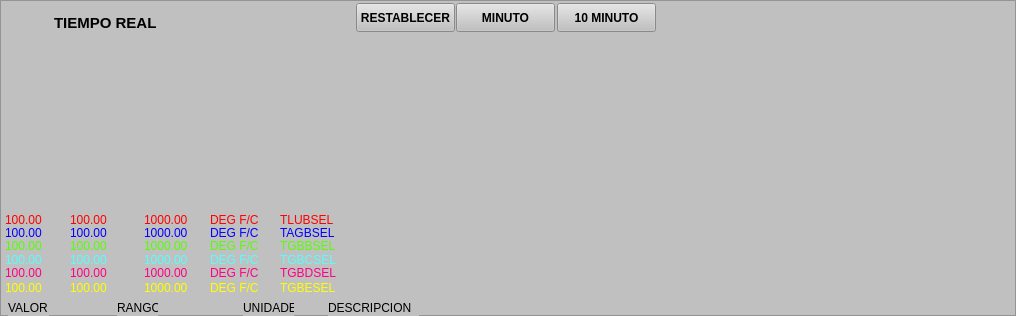
   <widget class="QFrame" name="frame_2">
    <property name="geometry">
     <rect>
      <x>4</x>
      <y>4</y>
      <width>1016</width>
      <height>316</height>
     </rect>
    </property>
    <property name="styleSheet">
     <string notr="true">background-color: rgb(192, 192, 192);</string>
    </property>
    <property name="frameShape">
     <enum>QFrame::StyledPanel</enum>
    </property>
    <property name="frameShadow">
     <enum>QFrame::Raised</enum>
    </property>
    <widget class="QPushButton" name="pushButton">
     <property name="geometry">
      <rect>
       <x>356</x>
       <y>3</y>
       <width>99</width>
       <height>29</height>
      </rect>
     </property>
     <property name="font">
      <font>
       <pointsize>9</pointsize>
       <weight>75</weight>
       <bold>true</bold>
      </font>
     </property>
     <property name="text">
      <string>RESTABLECER</string>
     </property>
    </widget>
    <widget class="QPushButton" name="pushButton_2">
     <property name="geometry">
      <rect>
       <x>456</x>
       <y>3</y>
       <width>99</width>
       <height>29</height>
      </rect>
     </property>
     <property name="font">
      <font>
       <pointsize>9</pointsize>
       <weight>75</weight>
       <bold>true</bold>
      </font>
     </property>
     <property name="text">
      <string>MINUTO</string>
     </property>
    </widget>
    <widget class="QPushButton" name="pushButton_5">
     <property name="geometry">
      <rect>
       <x>557</x>
       <y>3</y>
       <width>99</width>
       <height>29</height>
      </rect>
     </property>
     <property name="font">
      <font>
       <pointsize>9</pointsize>
       <weight>75</weight>
       <bold>true</bold>
      </font>
     </property>
     <property name="text">
      <string>10 MINUTO</string>
     </property>
    </widget>
    <widget class="QwtPlot" name="qwtPlot">
     <property name="geometry">
      <rect>
       <x>7</x>
       <y>34</y>
       <width>971</width>
       <height>180</height>
      </rect>
     </property>
    </widget>
    <widget class="QLabel" name="label_2">
     <property name="geometry">
      <rect>
       <x>54</x>
       <y>12</y>
       <width>151</width>
       <height>21</height>
      </rect>
     </property>
     <property name="font">
      <font>
       <pointsize>11</pointsize>
       <weight>75</weight>
       <bold>true</bold>
      </font>
     </property>
     <property name="text">
      <string>TIEMPO REAL</string>
     </property>
    </widget>
    <widget class="QLabel" name="label_4">
     <property name="geometry">
      <rect>
       <x>5</x>
       <y>212</y>
       <width>41</width>
       <height>16</height>
      </rect>
     </property>
     <property name="styleSheet">
      <string notr="true">color: rgb(255, 0, 0);</string>
     </property>
     <property name="text">
      <string>100.00</string>
     </property>
    </widget>
    <widget class="QLabel" name="label_5">
     <property name="geometry">
      <rect>
       <x>70</x>
       <y>212</y>
       <width>41</width>
       <height>16</height>
      </rect>
     </property>
     <property name="styleSheet">
      <string notr="true">color: rgb(255, 0, 0);</string>
     </property>
     <property name="text">
      <string>100.00</string>
     </property>
    </widget>
    <widget class="QLabel" name="label_6">
     <property name="geometry">
      <rect>
       <x>144</x>
       <y>212</y>
       <width>51</width>
       <height>16</height>
      </rect>
     </property>
     <property name="styleSheet">
      <string notr="true">color: rgb(255, 0, 0);</string>
     </property>
     <property name="text">
      <string>1000.00</string>
     </property>
    </widget>
    <widget class="QLabel" name="label_7">
     <property name="geometry">
      <rect>
       <x>210</x>
       <y>212</y>
       <width>66</width>
       <height>16</height>
      </rect>
     </property>
     <property name="styleSheet">
      <string notr="true">color: rgb(255, 0, 0);</string>
     </property>
     <property name="text">
      <string>DEG F/C</string>
     </property>
    </widget>
    <widget class="QLabel" name="label_8">
     <property name="geometry">
      <rect>
       <x>280</x>
       <y>212</y>
       <width>151</width>
       <height>16</height>
      </rect>
     </property>
     <property name="styleSheet">
      <string notr="true">color: rgb(255, 0, 0);</string>
     </property>
     <property name="text">
      <string>TLUBSEL</string>
     </property>
    </widget>
    <widget class="QLabel" name="label_9">
     <property name="geometry">
      <rect>
       <x>280</x>
       <y>225</y>
       <width>151</width>
       <height>16</height>
      </rect>
     </property>
     <property name="styleSheet">
      <string notr="true">color: rgb(0, 0, 255);</string>
     </property>
     <property name="text">
      <string>TAGBSEL</string>
     </property>
    </widget>
    <widget class="QLabel" name="label_10">
     <property name="geometry">
      <rect>
       <x>5</x>
       <y>225</y>
       <width>41</width>
       <height>16</height>
      </rect>
     </property>
     <property name="styleSheet">
      <string notr="true">color: rgb(0, 0, 255);</string>
     </property>
     <property name="text">
      <string>100.00</string>
     </property>
    </widget>
    <widget class="QLabel" name="label_11">
     <property name="geometry">
      <rect>
       <x>210</x>
       <y>225</y>
       <width>66</width>
       <height>16</height>
      </rect>
     </property>
     <property name="styleSheet">
      <string notr="true">color: rgb(0, 0, 255);</string>
     </property>
     <property name="text">
      <string>DEG F/C</string>
     </property>
    </widget>
    <widget class="QLabel" name="label_12">
     <property name="geometry">
      <rect>
       <x>70</x>
       <y>225</y>
       <width>41</width>
       <height>16</height>
      </rect>
     </property>
     <property name="styleSheet">
      <string notr="true">color: rgb(0, 0, 255);</string>
     </property>
     <property name="text">
      <string>100.00</string>
     </property>
    </widget>
    <widget class="QLabel" name="label_13">
     <property name="geometry">
      <rect>
       <x>144</x>
       <y>225</y>
       <width>51</width>
       <height>16</height>
      </rect>
     </property>
     <property name="styleSheet">
      <string notr="true">color: rgb(0, 0, 255);</string>
     </property>
     <property name="text">
      <string>1000.00</string>
     </property>
    </widget>
    <widget class="QLabel" name="label_14">
     <property name="geometry">
      <rect>
       <x>280</x>
       <y>238</y>
       <width>151</width>
       <height>16</height>
      </rect>
     </property>
     <property name="styleSheet">
      <string notr="true">color: rgb(85, 255, 0);</string>
     </property>
     <property name="text">
      <string>TGBBSEL</string>
     </property>
    </widget>
    <widget class="QLabel" name="label_15">
     <property name="geometry">
      <rect>
       <x>144</x>
       <y>238</y>
       <width>51</width>
       <height>16</height>
      </rect>
     </property>
     <property name="styleSheet">
      <string notr="true">color: rgb(85, 255, 0);</string>
     </property>
     <property name="text">
      <string>1000.00</string>
     </property>
    </widget>
    <widget class="QLabel" name="label_16">
     <property name="geometry">
      <rect>
       <x>5</x>
       <y>238</y>
       <width>41</width>
       <height>16</height>
      </rect>
     </property>
     <property name="styleSheet">
      <string notr="true">color: rgb(85, 255, 0);</string>
     </property>
     <property name="text">
      <string>100.00</string>
     </property>
    </widget>
    <widget class="QLabel" name="label_17">
     <property name="geometry">
      <rect>
       <x>210</x>
       <y>238</y>
       <width>66</width>
       <height>16</height>
      </rect>
     </property>
     <property name="styleSheet">
      <string notr="true">color: rgb(85, 255, 0);</string>
     </property>
     <property name="text">
      <string>DEG F/C</string>
     </property>
    </widget>
    <widget class="QLabel" name="label_18">
     <property name="geometry">
      <rect>
       <x>70</x>
       <y>238</y>
       <width>41</width>
       <height>16</height>
      </rect>
     </property>
     <property name="styleSheet">
      <string notr="true">color: rgb(85, 255, 0);</string>
     </property>
     <property name="text">
      <string>100.00</string>
     </property>
    </widget>
    <widget class="QLabel" name="label_19">
     <property name="geometry">
      <rect>
       <x>280</x>
       <y>252</y>
       <width>151</width>
       <height>16</height>
      </rect>
     </property>
     <property name="styleSheet">
      <string notr="true">color: rgb(85, 255, 255);</string>
     </property>
     <property name="text">
      <string>TGBCSEL</string>
     </property>
    </widget>
    <widget class="QLabel" name="label_20">
     <property name="geometry">
      <rect>
       <x>210</x>
       <y>252</y>
       <width>66</width>
       <height>16</height>
      </rect>
     </property>
     <property name="styleSheet">
      <string notr="true">color: rgb(85, 255, 255);</string>
     </property>
     <property name="text">
      <string>DEG F/C</string>
     </property>
    </widget>
    <widget class="QLabel" name="label_21">
     <property name="geometry">
      <rect>
       <x>144</x>
       <y>252</y>
       <width>51</width>
       <height>16</height>
      </rect>
     </property>
     <property name="styleSheet">
      <string notr="true">color: rgb(85, 255, 255);</string>
     </property>
     <property name="text">
      <string>1000.00</string>
     </property>
    </widget>
    <widget class="QLabel" name="label_22">
     <property name="geometry">
      <rect>
       <x>70</x>
       <y>252</y>
       <width>41</width>
       <height>16</height>
      </rect>
     </property>
     <property name="styleSheet">
      <string notr="true">color: rgb(85, 255, 255);</string>
     </property>
     <property name="text">
      <string>100.00</string>
     </property>
    </widget>
    <widget class="QLabel" name="label_23">
     <property name="geometry">
      <rect>
       <x>5</x>
       <y>252</y>
       <width>41</width>
       <height>16</height>
      </rect>
     </property>
     <property name="styleSheet">
      <string notr="true">color: rgb(85, 255, 255);</string>
     </property>
     <property name="text">
      <string>100.00</string>
     </property>
    </widget>
    <widget class="QLabel" name="label_24">
     <property name="geometry">
      <rect>
       <x>280</x>
       <y>265</y>
       <width>151</width>
       <height>16</height>
      </rect>
     </property>
     <property name="styleSheet">
      <string notr="true">color: rgb(85, 255, 0);
color: rgb(255, 0, 127);</string>
     </property>
     <property name="text">
      <string>TGBDSEL</string>
     </property>
    </widget>
    <widget class="QLabel" name="label_25">
     <property name="geometry">
      <rect>
       <x>70</x>
       <y>265</y>
       <width>41</width>
       <height>16</height>
      </rect>
     </property>
     <property name="styleSheet">
      <string notr="true">color: rgb(85, 255, 0);
color: rgb(255, 0, 127);</string>
     </property>
     <property name="text">
      <string>100.00</string>
     </property>
    </widget>
    <widget class="QLabel" name="label_26">
     <property name="geometry">
      <rect>
       <x>5</x>
       <y>265</y>
       <width>41</width>
       <height>16</height>
      </rect>
     </property>
     <property name="styleSheet">
      <string notr="true">color: rgb(85, 255, 0);
color: rgb(255, 0, 127);</string>
     </property>
     <property name="text">
      <string>100.00</string>
     </property>
    </widget>
    <widget class="QLabel" name="label_27">
     <property name="geometry">
      <rect>
       <x>144</x>
       <y>265</y>
       <width>51</width>
       <height>16</height>
      </rect>
     </property>
     <property name="styleSheet">
      <string notr="true">color: rgb(85, 255, 0);
color: rgb(255, 0, 127);</string>
     </property>
     <property name="text">
      <string>1000.00</string>
     </property>
    </widget>
    <widget class="QLabel" name="label_28">
     <property name="geometry">
      <rect>
       <x>210</x>
       <y>265</y>
       <width>66</width>
       <height>16</height>
      </rect>
     </property>
     <property name="styleSheet">
      <string notr="true">color: rgb(85, 255, 0);
color: rgb(255, 0, 127);</string>
     </property>
     <property name="text">
      <string>DEG F/C</string>
     </property>
    </widget>
    <widget class="QLabel" name="label_29">
     <property name="geometry">
      <rect>
       <x>280</x>
       <y>280</y>
       <width>151</width>
       <height>16</height>
      </rect>
     </property>
     <property name="styleSheet">
      <string notr="true">color: rgb(255, 255, 0);</string>
     </property>
     <property name="text">
      <string>TGBESEL</string>
     </property>
    </widget>
    <widget class="QLabel" name="label_30">
     <property name="geometry">
      <rect>
       <x>144</x>
       <y>280</y>
       <width>51</width>
       <height>16</height>
      </rect>
     </property>
     <property name="styleSheet">
      <string notr="true">color: rgb(255, 255, 0);</string>
     </property>
     <property name="text">
      <string>1000.00</string>
     </property>
    </widget>
    <widget class="QLabel" name="label_31">
     <property name="geometry">
      <rect>
       <x>210</x>
       <y>280</y>
       <width>66</width>
       <height>16</height>
      </rect>
     </property>
     <property name="styleSheet">
      <string notr="true">color: rgb(255, 255, 0);</string>
     </property>
     <property name="text">
      <string>DEG F/C</string>
     </property>
    </widget>
    <widget class="QLabel" name="label_32">
     <property name="geometry">
      <rect>
       <x>5</x>
       <y>280</y>
       <width>41</width>
       <height>16</height>
      </rect>
     </property>
     <property name="styleSheet">
      <string notr="true">color: rgb(255, 255, 0);</string>
     </property>
     <property name="text">
      <string>100.00</string>
     </property>
    </widget>
    <widget class="QLabel" name="label_33">
     <property name="geometry">
      <rect>
       <x>70</x>
       <y>280</y>
       <width>41</width>
       <height>16</height>
      </rect>
     </property>
     <property name="styleSheet">
      <string notr="true">color: rgb(255, 255, 0);</string>
     </property>
     <property name="text">
      <string>100.00</string>
     </property>
    </widget>
    <widget class="QLabel" name="label_44">
     <property name="geometry">
      <rect>
       <x>328</x>
       <y>300</y>
       <width>91</width>
       <height>16</height>
      </rect>
     </property>
     <property name="styleSheet">
      <string notr="true">color: rgb(0, 0, 0);</string>
     </property>
     <property name="text">
      <string>DESCRIPCION</string>
     </property>
    </widget>
    <widget class="QLabel" name="label_45">
     <property name="geometry">
      <rect>
       <x>8</x>
       <y>300</y>
       <width>41</width>
       <height>16</height>
      </rect>
     </property>
     <property name="styleSheet">
      <string notr="true">color: rgb(0, 0, 0);</string>
     </property>
     <property name="text">
      <string>VALOR</string>
     </property>
    </widget>
    <widget class="QLabel" name="label_46">
     <property name="geometry">
      <rect>
       <x>117</x>
       <y>300</y>
       <width>41</width>
       <height>16</height>
      </rect>
     </property>
     <property name="styleSheet">
      <string notr="true">color: rgb(0, 0, 0);</string>
     </property>
     <property name="text">
      <string>RANGO</string>
     </property>
    </widget>
    <widget class="QLabel" name="label_47">
     <property name="geometry">
      <rect>
       <x>243</x>
       <y>300</y>
       <width>51</width>
       <height>16</height>
      </rect>
     </property>
     <property name="styleSheet">
      <string notr="true">color: rgb(0, 0, 0);</string>
     </property>
     <property name="text">
      <string>UNIDADES</string>
     </property>
    </widget>
   </widget>
